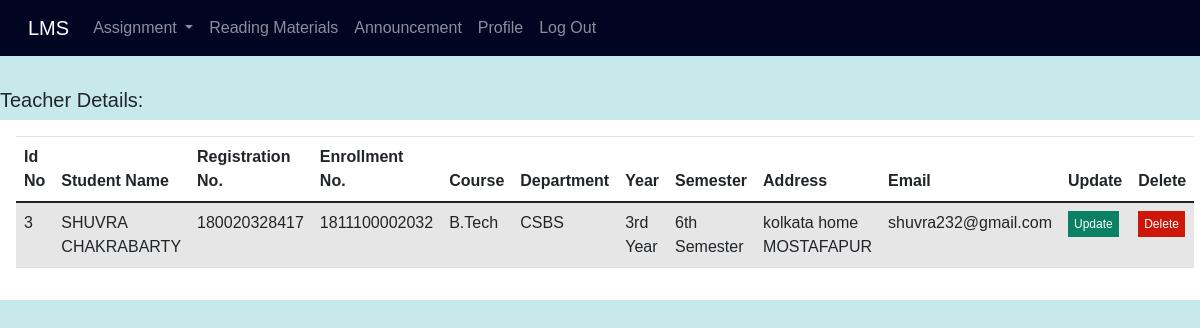
The app's page /view_student with its own data.
### lms_app/models.py (models this page shows)
class Student(models.Model):
    id= models.AutoField(primary_key=True)
    name = models.CharField(max_length=70,unique=False)
    course = models.CharField(max_length=70,unique=False)
    department = models.CharField(max_length=100, unique=False)
    reg_no = models.CharField(max_length=30,unique=True)
    roll_no = models.CharField(max_length=50,unique=True)
    year = models.CharField(max_length=20,unique=False)
    semester = models.CharField(max_length=20,unique=False)
    address = models.CharField(max_length=500,unique=False)
    password = models.CharField(max_length=50,unique=False,null=True)
    email = models.CharField(max_length=70,unique=False,null=True)

### lms_app/views.py (the view)
# urls.py: path('view_student',views.view_student,name='view_student'),
def view_student(requests):
    student = Student.objects.all()
    my_dict={'student':student}
    return render(requests,'view_student.html',context=my_dict)

### templates/view_student.html (shortened to what this page needs)
{% extends 'header.html' %}
{% block body_block %}
<h5 style="padding-top: 2rem;">Teacher Details:</h5>
<div class="from_table">
    <table class="table table-striped ">
  <thead>
    <tr>
      <th scope="col">Id No</th>
      <th scope="col">Student Name</th>
      <th scope="col">Registration No.</th>
        <th scope="col">Enrollment No.</th>
        <th scope="col">Course</th>
        <th scope="col">Department</th>
        <th scope="col">Year</th>
        <th scope="col">Semester</th>
         <th scope="col">Address</th>
         <th scope="col">Email</th>
      <th scope="col">Update</th>
      <th scope="col">Delete</th>
    </tr>
  </thead>
  <tbody>
{% if student %}
{%  for s in student %}
    <tr>
      <td>{{s.id}}</td>
      <td>{{s.name}}</td>
      <td>{{s.reg_no}}</td>
       <td>{{s.roll_no}}</td>
       <td>{{s.course}}</td>
      <td>{{s.department}}</td>
       <td>{{s.year}}</td>
      <td>{{s.semester}}</td>
      <td>{{s.address}}</td>
      <td>{{s.email}}</td>
        <td><a href="{% url 'base:update_student' student_id=s.id %}" style="text-decoration: none; background: rgb(11, 129, 100); padding: 6px; color: white; font-size: 12px;">Update</a></td>
        <td><a href="{% url 'base:delete_student' student_id=s.id %}" style="text-decoration: none; background: rgb(204, 23, 10); padding: 6px; color: white; font-size: 12px;">Delete</a></td>
    </tr>
{% endfor %}
{%endif %}
  </tbody>
</table>
</div>
</body>
</html>
{% endblock %}

### static/css/style.css (style rules this page uses)
body { margin: 0; padding: 0; box-sizing: border-box; background: rgb(200, 233 ,236); font-family: 'Noto Sans JP', sans-serif; }
.new_feeds,th { padding: 20px; }
.from_table { padding: 1rem; overflow: auto; flex: 1 1 30rem; background-color: white; margin: auto; margin-top: 0px; }

### records on screen
Student: id "3", name "SHUVRA CHAKRABARTY", reg_no "180020328417", roll_no "1811100002032", course "B.Tech", department "CSBS", year "3rd Year", semester "6th Semester", address "kolkata home MOSTAFAPUR", email "shuvra232@gmail.com"
